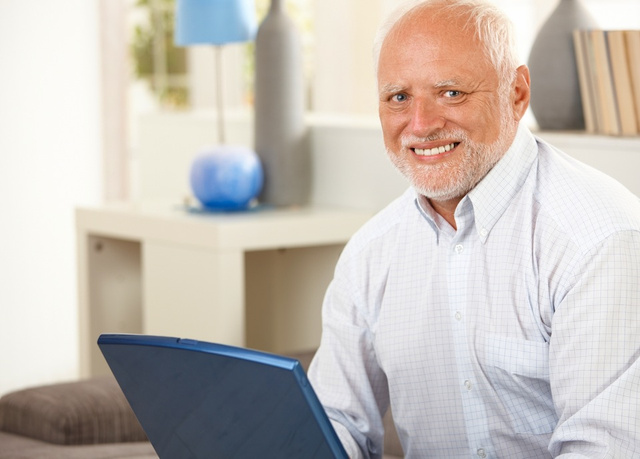
#> input picture aula02/image.jpg, 640 x 459 px
$ jupyter execute Filtro.ipynb
#> lines starting #> are read from the running program, lines starting #| are printed output that depends on the picture
[cell 1]
import sys
import cv2
import numpy as np
import matplotlib.pyplot as plt

[cell 2]
img_path = 'image.jpg'
image = cv2.imread(img_path)
#> image is the input picture: shape (459, 640, 3); mean B, G, R 184.8, 191.2, 198.3
gray = cv2.cvtColor(image, cv2.COLOR_RGB2GRAY)
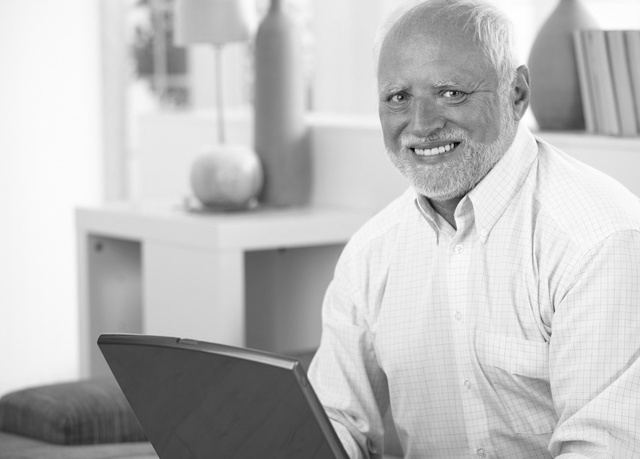
#> gray: shape (459, 640); min 4, max 255, mean 190.2
plt.imshow(gray, cmap='gray')

[cell 3]
some_filter = np.array([[ -1, -2, -1],
                       [ 0, 0, 0],
                       [ 1, 2, 1]])

[cell 4]
filtered_img = cv2.filter2D(gray, -1, some_filter)
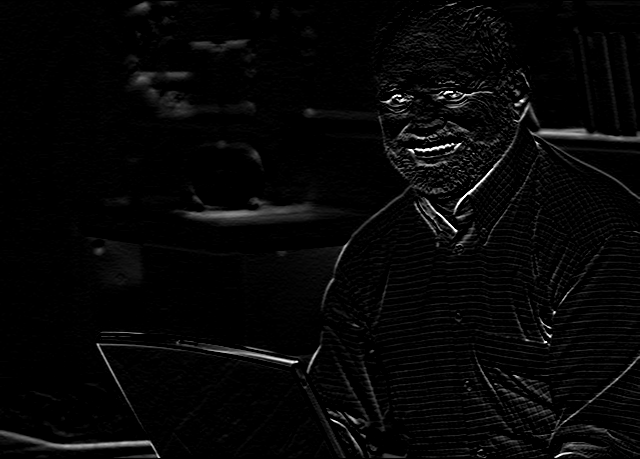
#> filtered_img: shape (459, 640); min 0, max 255, mean 6.7
